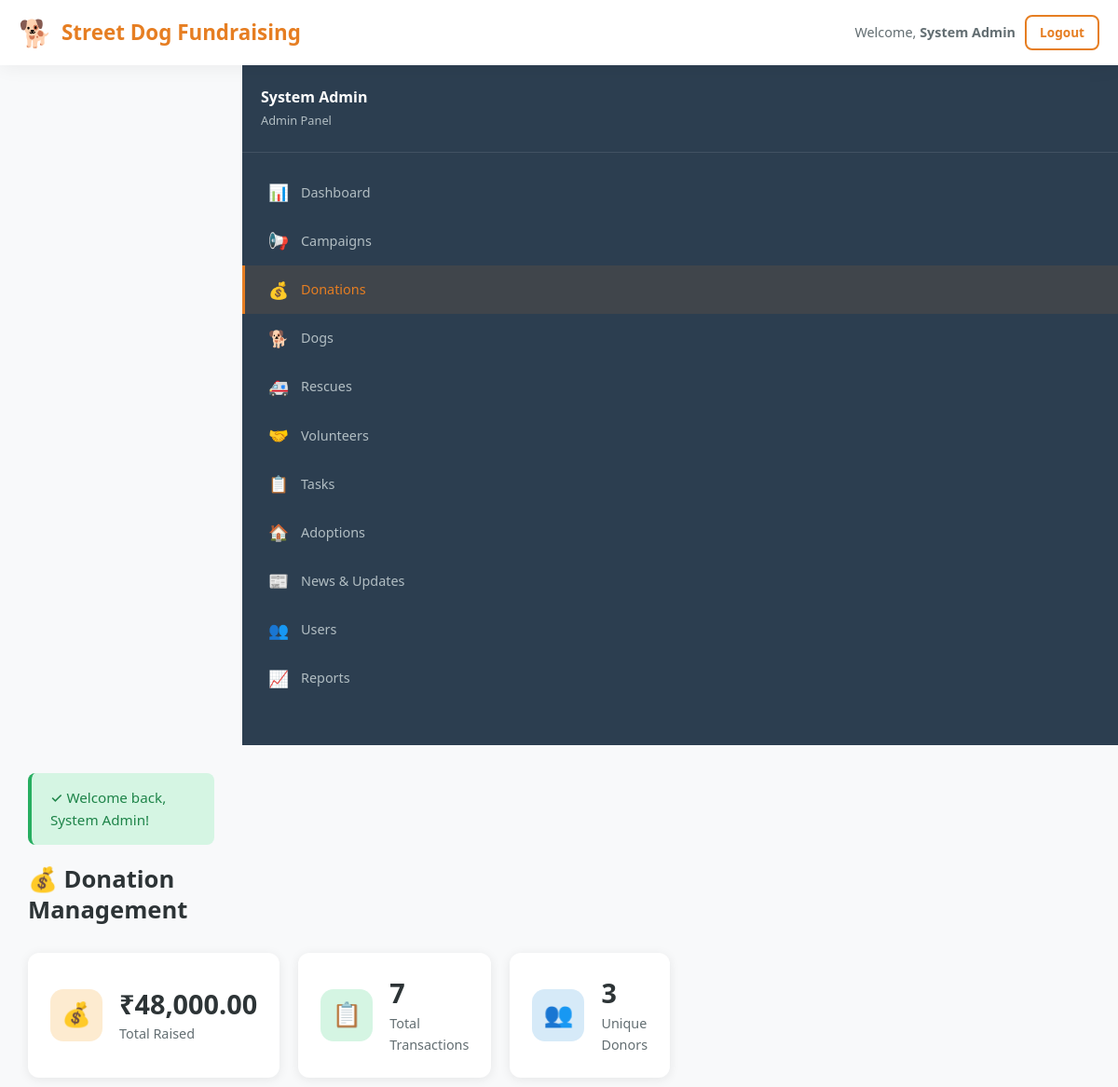
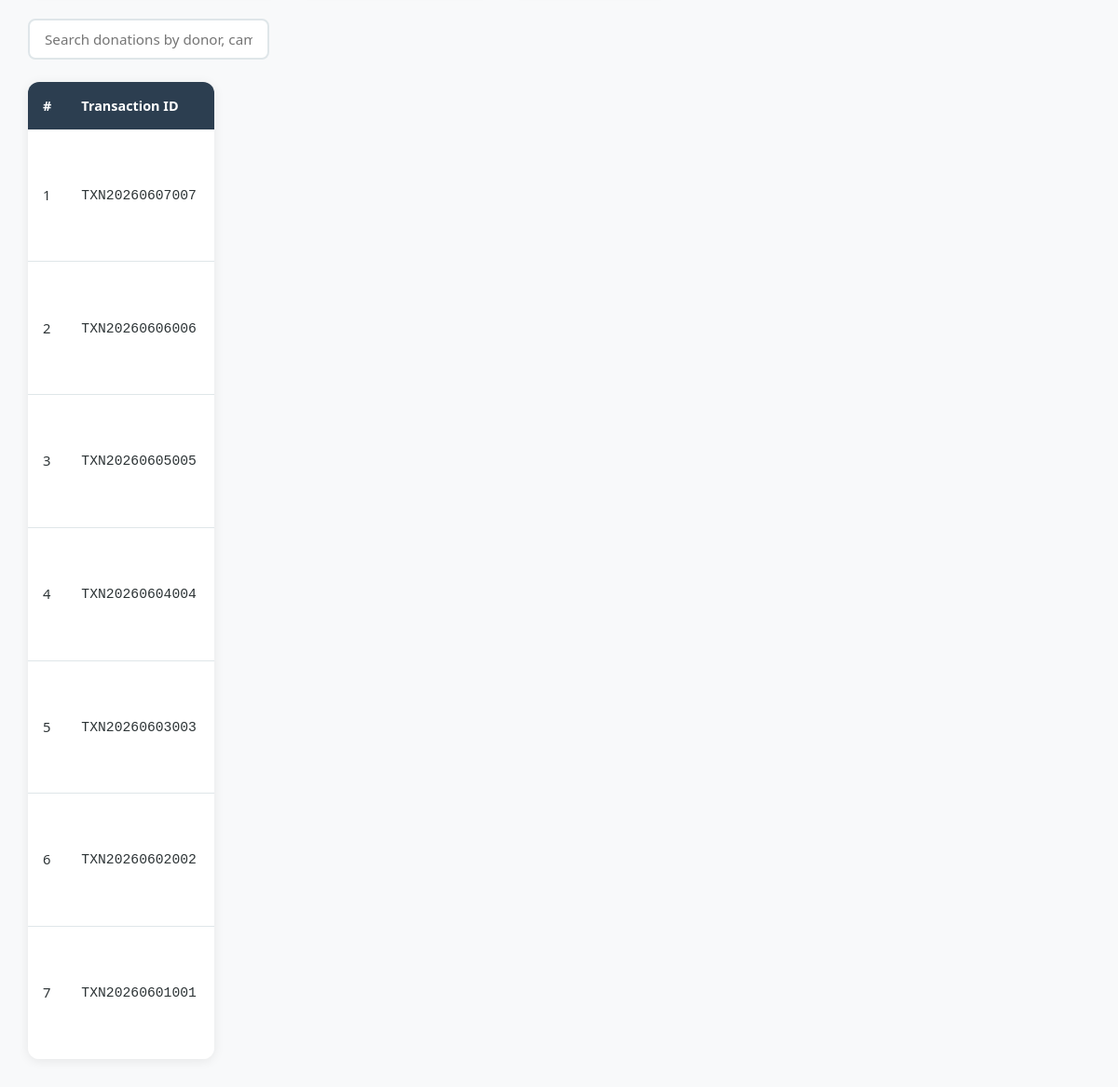
Screenshot of /php/admin/donations.php (signed in) with the database file from the repository (2 pictures, top to bottom).
### tables this page shows
CREATE TABLE donations (
    id INT AUTO_INCREMENT PRIMARY KEY,
    user_id INT NOT NULL,
    campaign_id INT NOT NULL,
    amount DECIMAL(12, 2) NOT NULL,
    transaction_id VARCHAR(50) NOT NULL UNIQUE,
    is_anonymous TINYINT(1) NOT NULL DEFAULT 0,
    date DATETIME DEFAULT CURRENT_TIMESTAMP,
    FOREIGN KEY (user_id) REFERENCES users(id) ON DELETE CASCADE,
    FOREIGN KEY (campaign_id) REFERENCES campaigns(id) ON DELETE CASCADE,
    INDEX idx_user (user_id),
    INDEX idx_campaign (campaign_id),
    INDEX idx_date (date)
);

### php/functions.php (called while the page is built, shortened)
<?php
require_once __DIR__ . '/config.php';
function dbQuery($sql, $params = [], $types = '') {
    global $conn;
    $stmt = $conn->prepare($sql);
    $stmt->execute();
    return $stmt;
}
function dbFetchAll($sql, $params = [], $types = '') {
    $stmt = dbQuery($sql, $params, $types);
    $result = $stmt->get_result();
    $rows = $result->fetch_all(MYSQLI_ASSOC);
    return $rows;
}
function dbFetchOne($sql, $params = [], $types = '') {
    $stmt = dbQuery($sql, $params, $types);
    $result = $stmt->get_result();
    $row = $result->fetch_assoc();
    return $row;
}
function getTotalDonors() {
    $row = dbFetchOne("SELECT COUNT(DISTINCT user_id) AS total FROM donations");
    return $row['total'];
}
function formatCurrency($amount) {
    return '₹' . number_format($amount, 2);
}

### php/admin/donations.php (the view, shortened to what this page needs)
<?php
require_once '../../includes/admin-header.php';
$donations = dbFetchAll("SELECT d.*, u.name AS donor_name, c.title AS campaign_title FROM donations d JOIN users u ON d.user_id=u.id JOIN campaigns c ON d.campaign_id=c.id ORDER BY d.date DESC");
$totalAmount = array_sum(array_column($donations, 'amount'));
?>
<div class="admin-page-header"><h1>💰 Donation Management</h1></div>
<div class="stat-grid" style="grid-template-columns:repeat(3,1fr);">
    <div class="stat-card"><div class="stat-icon orange">💰</div><div class="stat-info"><h3><?php echo formatCurrency($totalAmount); ?></h3><p>Total Raised</p></div></div>
    <div class="stat-card"><div class="stat-icon green">📋</div><div class="stat-info"><h3><?php echo count($donations); ?></h3><p>Total Transactions</p></div></div>
    <div class="stat-card"><div class="stat-icon blue">👥</div><div class="stat-info"><h3><?php echo getTotalDonors(); ?></h3><p>Unique Donors</p></div></div>
</div>
<div class="search-bar"><input type="text" id="tableSearch" placeholder="Search donations by donor, campaign, amount..."></div>
<div class="table-wrapper">
    <table>
        <thead><tr><th>#</th><th>Transaction ID</th><th>Donor</th><th>Campaign</th><th>Amount</th><th>Date</th><th>Actions</th></tr></thead>
        <tbody>
        <?php foreach($donations as $i=>$d): ?>
        <tr>
            <td><?php echo $i+1; ?></td>
            <td><code><?php echo htmlspecialchars($d['transaction_id']); ?></code></td>
            <td><?php echo $d['is_anonymous'] ? '<em>Anonymous</em>' : htmlspecialchars($d['donor_name']); ?></td>
        </tr>
        <?php endforeach; ?>
        </tbody>
    </table>
</div>
<?php require_once '../../includes/admin-footer.php'; ?>

### css/style.css (style rules this page uses)
:root { --primary: #E67E22; --primary-dark: #D35400; --primary-light: #FDEBD0; --secondary: #1ABC9C; --secondary-dark: #16A085; --accent: #E74C3C; --accent-dark: #C0392B; --bg-light: #F8F9FA; --bg-dark: #2C3E50; --bg-darker: #1a252f; --text-primary: #2D3436; --text-secondary: #636E72; --text-light: #B2BEC3; --success: #27AE60; --warning: #F39C12; --danger: #E74C3C; --info: #3498DB; --white: #FFFFFF; --card-bg: #FFFFFF; --border: #DFE6E9; --shadow: 0 2px 12px rgba(0,0,0,0.08); --shadow-lg: 0 8px 30px rgba(0,0,0,0.12); --radius: 12px; --radius-sm: 8px; --radius-lg: 20px; --transition: all 0.3s ease; --font: 'Segoe UI', -apple-system, BlinkMacSystemFont, sans-serif; }
*, *::before, *::after { margin: 0; padding: 0; box-sizing: border-box; }
html { scroll-behavior: smooth; }
body { font-family: var(--font); font-size: 16px; line-height: 1.6; color: var(--text-primary); background: var(--bg-light); min-height: 100vh; display: flex; flex-direction: column; }
h1, h2, h3, h4, h5, h6 { font-weight: 700; line-height: 1.3; color: var(--text-primary); margin-bottom: 0.5em; }
h1 { font-size: 2.2rem; }
h3 { font-size: 1.4rem; }
p { margin-bottom: 1em; color: var(--text-secondary); }
.stat-card { background: var(--card-bg); border-radius: var(--radius); padding: 24px; box-shadow: var(--shadow); display: flex; align-items: center; gap: 18px; transition: var(--transition); }
.stat-icon { width: 56px; height: 56px; border-radius: 14px; display: flex; align-items: center; justify-content: center; font-size: 1.6rem; flex-shrink: 0; }
.stat-icon.orange { background: var(--primary-light); }
.stat-icon.green { background: #D5F5E3; }
.stat-icon.blue { background: #D6EAF8; }
.stat-info h3 { font-size: 1.8rem; font-weight: 800; margin-bottom: 2px; }
.stat-info p { font-size: 0.9rem; color: var(--text-secondary); margin: 0; }
.table-wrapper { overflow-x: auto; background: var(--card-bg); border-radius: var(--radius); box-shadow: var(--shadow); }
table { width: 100%; border-collapse: collapse; }
table thead { background: var(--bg-dark); color: var(--white); }
table th { padding: 14px 16px; text-align: left; font-weight: 600; font-size: 0.9rem; white-space: nowrap; }
table td { padding: 12px 16px; border-bottom: 1px solid var(--border); font-size: 0.92rem; }
table tbody tr:last-child td { border-bottom: none; }
.search-bar { display: flex; gap: 10px; margin-bottom: 24px; }
.search-bar input { flex: 1; padding: 10px 16px; border: 2px solid var(--border); border-radius: var(--radius-sm); font-size: 0.95rem; font-family: var(--font); transition: var(--transition); }

### css/admin.css (style rules this page uses)
.admin-page-header { display: flex; justify-content: space-between; align-items: center; margin-bottom: 30px; flex-wrap: wrap; gap: 12px; }
.admin-page-header h1 { font-size: 1.6rem; margin: 0; }
.stat-grid { display: grid; grid-template-columns: repeat(auto-fit, minmax(240px, 1fr)); gap: 20px; margin-bottom: 30px; }

### rows the page displays
donations: transaction "TXN20260607007"
donations: transaction "TXN20260606006"
donations: transaction "TXN20260605005"
donations: transaction "TXN20260604004"
donations: transaction "TXN20260603003"
donations: transaction "TXN20260602002"
donations: transaction "TXN20260601001"

### other values shown
$userName "System Admin"
formatStatus($userRole) "Admin"
$successMsg "Welcome back, System Admin!"
formatCurrency($totalAmount) "₹48,000.00"
count($donations) "7"
getTotalDonors() "3"
